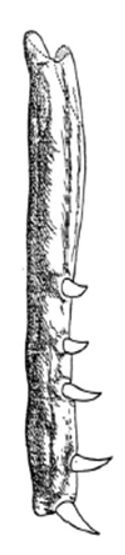
#> input picture fossils/bones/image1.png, 125 x 555 px
$ python -i process_cut.py   (imports and definitions only)
#> lines starting #> are read from the running program, lines starting #| are printed output that depends on the picture; after the words box and inside, x2 and y2 are one past the last pixel; in counts of white or black regions, pixels touching at a corner belong together
#> further down, picture is the input picture: shape (555, 125, 3); mean B, G, R 220.5, 220.5, 220.5
import cv2
import numpy as np
import os
import json

# [75 lines left out: functions get_contour_center, are_contours_close, extract_red_contours, not called in this run]

def trim_white_space(image):
    # 转换为灰度图
    if len(image.shape) == 3:
        gray = cv2.cvtColor(image, cv2.COLOR_BGR2GRAY)
    else:
        gray = image

    # 找到非白色区域
    _, binary = cv2.threshold(gray, 250, 255, cv2.THRESH_BINARY_INV)
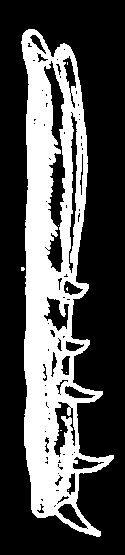
#> binary: shape (555, 125); 31% white; 8 white regions (7 under 20 px), largest, box (x1, y1, x2, y2) and area: (21, 29, 114, 537) 21477
    coords = cv2.findNonZero(binary)
#> coords = contour of 21505 points, box (x1, y1, x2, y2) (21, 29, 114, 537), area 4798

    if coords is None:
        return image, (0, 0, image.shape[1], image.shape[0])

    # 获取边界框
    x, y, w, h = cv2.boundingRect(coords)
#> x = 21; y = 29; w = 93; h = 508

    # 添加小边距
    padding = 5
    x = max(0, x - padding)
#> x = 16
    y = max(0, y - padding)
#> y = 24
    w = min(image.shape[1] - x, w + 2 * padding)
#> w = 103
    h = min(image.shape[0] - y, h + 2 * padding)
#> h = 518

    # 裁剪图像
    return image[y:y+h, x:x+w], (x, y, w, h)

# [129 lines left out: function process_cut_image, not called in this run]

# [2 lines not run here, left out]

>>> import cv2
>>> picture = cv2.imread('bones/image1.png')
>>> result = trim_white_space(picture)

$ run again, on fossils/bones/image13.png
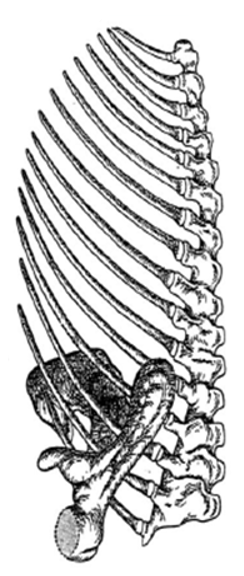
#> input picture fossils/bones/image13.png, 244 x 576 px
#> picture is the input picture: shape (576, 244, 3); mean B, G, R 203.8, 203.8, 203.8
#> in trim_white_space, `_, binary = cv2.threshold(gray, 250, 255, cv2.THRESH_BINARY_INV)`:
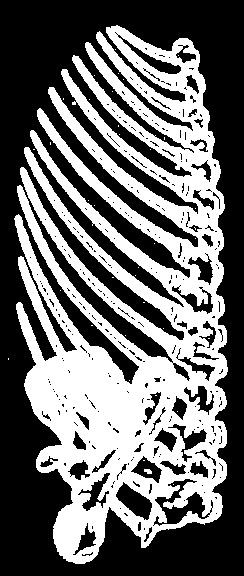
#> binary: shape (576, 244); 42.2% white; 39 white regions (37 under 20 px), largest, box (x1, y1, x2, y2) and area: (14, 25, 228, 564) 59209, (144, 469, 152, 474) 31
#> coords = contour of 59293 points, box (x1, y1, x2, y2) (8, 25, 228, 564), area 13234
#> in trim_white_space, `x, y, w, h = cv2.boundingRect(coords)`: x = 8; y = 25; w = 220; h = 539
#> in trim_white_space, `x = max(0, x - padding)`: x = 3
#> in trim_white_space, `y = max(0, y - padding)`: y = 20
#> in trim_white_space, `w = min(image.shape[1] - x, w + 2 * padding)`: w = 230
#> in trim_white_space, `h = min(image.shape[0] - y, h + 2 * padding)`: h = 549

$ run again, on fossils/bones/image14.png
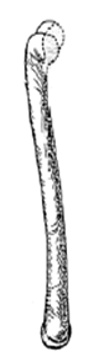
#> input picture fossils/bones/image14.png, 92 x 361 px
#> picture is the input picture: shape (361, 92, 3); min 0, max 255, mean 234.8
#> in trim_white_space, `_, binary = cv2.threshold(gray, 250, 255, cv2.THRESH_BINARY_INV)`:
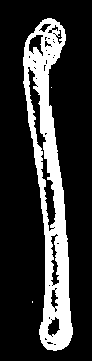
#> binary: shape (361, 92); 20.7% white; 3 white regions (2 under 20 px), largest, box (x1, y1, x2, y2) and area: (23, 18, 73, 351) 6864
#> coords = contour of 6867 points, box (x1, y1, x2, y2) (23, 18, 73, 351), area 914
#> in trim_white_space, `x, y, w, h = cv2.boundingRect(coords)`: x = 23; y = 18; w = 50; h = 333
#> in trim_white_space, `x = max(0, x - padding)`: x = 18
#> in trim_white_space, `y = max(0, y - padding)`: y = 13
#> in trim_white_space, `w = min(image.shape[1] - x, w + 2 * padding)`: w = 60
#> in trim_white_space, `h = min(image.shape[0] - y, h + 2 * padding)`: h = 343

$ run again, on fossils/bones/image15.png
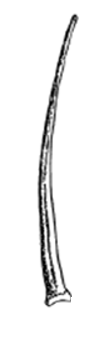
#> input picture fossils/bones/image15.png, 109 x 341 px
#> picture is the input picture: shape (341, 109, 3); min 0, max 255, mean 242.1
#> in trim_white_space, `_, binary = cv2.threshold(gray, 250, 255, cv2.THRESH_BINARY_INV)`:
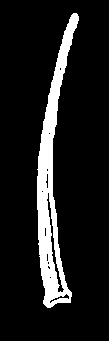
#> binary: shape (341, 109); 11.3% white; 1 white region, box (x1, y1, x2, y2) and area: (37, 13, 79, 308) 4192
#> coords = contour of 4192 points, box (x1, y1, x2, y2) (37, 13, 79, 308), area 2556
#> in trim_white_space, `x, y, w, h = cv2.boundingRect(coords)`: x = 37; y = 13; w = 42; h = 295
#> in trim_white_space, `x = max(0, x - padding)`: x = 32
#> in trim_white_space, `y = max(0, y - padding)`: y = 8
#> in trim_white_space, `w = min(image.shape[1] - x, w + 2 * padding)`: w = 52
#> in trim_white_space, `h = min(image.shape[0] - y, h + 2 * padding)`: h = 305
